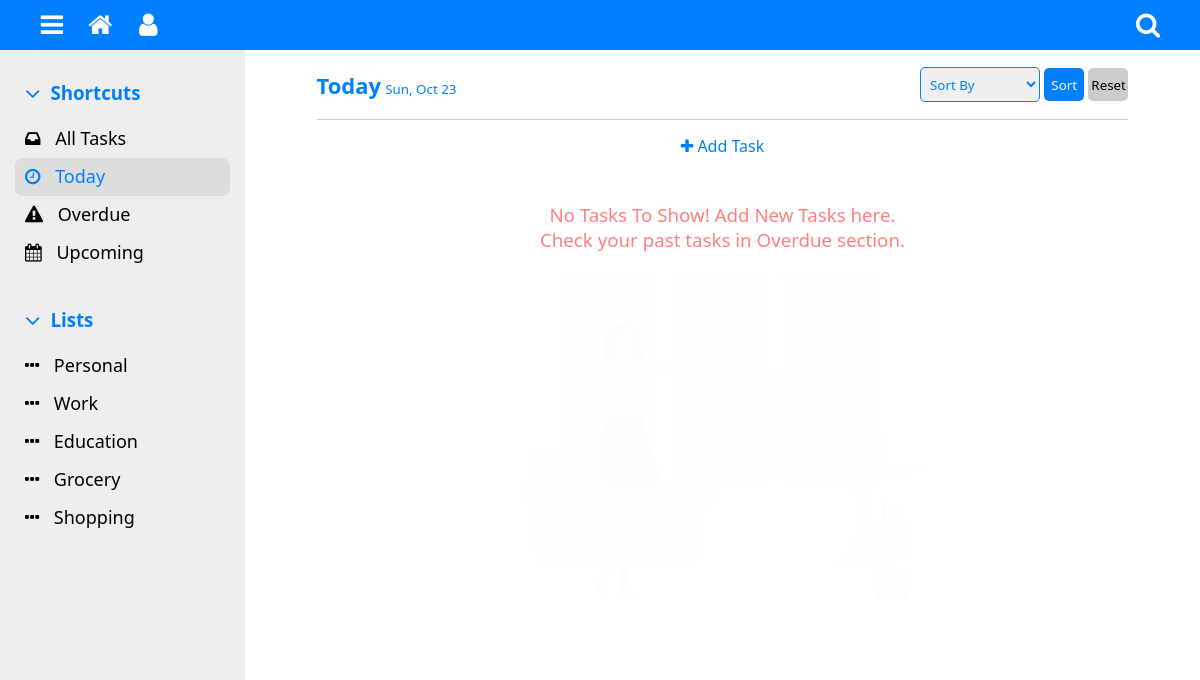
The app's page /main/main-page.php (signed in), older data.
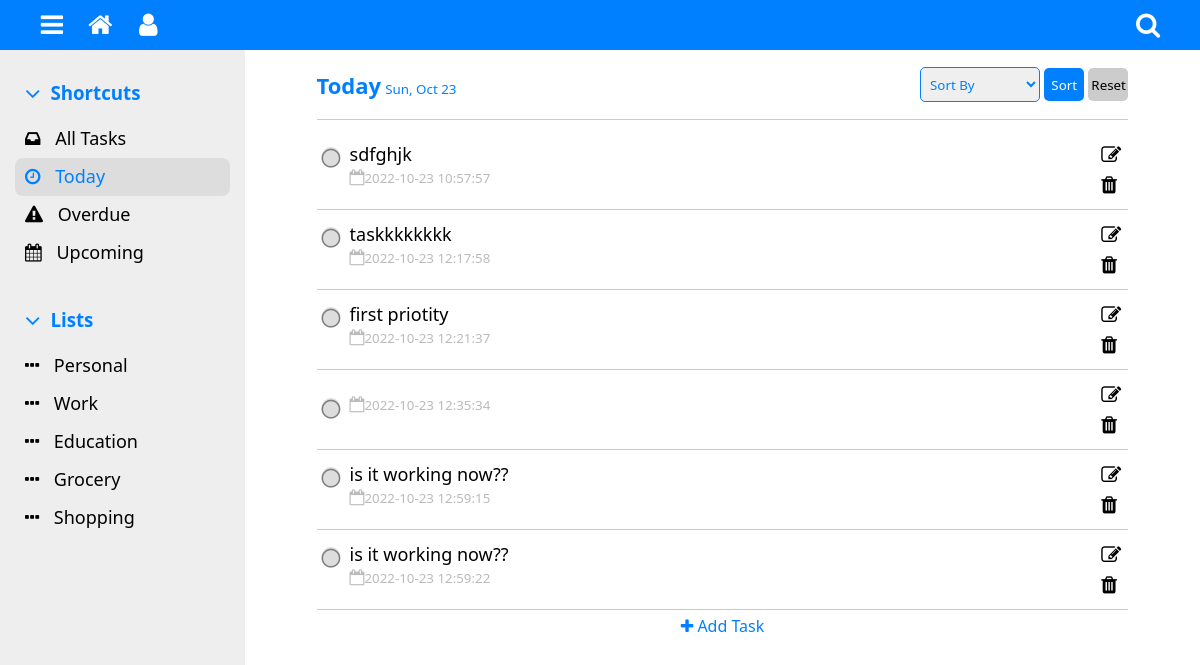
The same page, newer data.
### tables this page shows
CREATE TABLE `tasks` (
  `Sno` int(11) NOT NULL,
  `task-name` varchar(200) NOT NULL,
  `task-desc` text NOT NULL,
  `timestamp` timestamp NOT NULL DEFAULT current_timestamp(),
  `priority` int(10) DEFAULT 4,
  `user-id` int(11) NOT NULL
);

### main/today-tasks.php (the view, shortened to what this page needs)
<?php
    require_once '../config.php';
?>
<!DOCTYPE html>
<html lang="en">
    <head>
        <link rel="stylesheet" href="main-page.css">
        <link href="https://maxcdn.bootstrapcdn.com/font-awesome/4.2.0/css/font-awesome.min.css" rel="stylesheet">
</head>
<body>
    <section id="content-today" class="content">
        <div class="head">
            <div class="heading">
                <span>Today</span>
                <small></small>
            </div>
            <form method="post">
                <select name="sort-by" id="sort-box">
                    <option hidden selected value="">Sort By</option>
                </select>
                <span class="buttons">
                    <button class="two" name="sort-submit">Sort</button>
                    <button class="one" name="sort-reset">Reset</button>
                </span>
            </form>
        </div>
        <div class="tasks">
            <?php
                if(isset($_POST['sort-submit'])){
                    $sortBy = $_POST['sort-by'];
                    if($sortBy == "old-task-first"){
                        $sql1 = "SELECT * FROM `tasks` WHERE `user-id` = '{$_SESSION['id']}' AND DATE(`timestamp`) = DATE(now()) ORDER BY `timestamp` ASC";
                    }
                    if($sortBy == "new-task-first"){
                        $sql1 = "SELECT * FROM `tasks` WHERE `user-id` = '{$_SESSION['id']}' AND DATE(`timestamp`) = DATE(now()) ORDER BY `timestamp` DESC";
                    }
                    if($sortBy == "A-Z"){
                        $sql1 = "SELECT * FROM `tasks` WHERE `user-id` = '{$_SESSION['id']}' AND DATE(`timestamp`) = DATE(now()) ORDER BY `task-name` ASC";
                    }
                    if($sortBy == "Z-A"){
                        $sql1 = "SELECT * FROM `tasks` WHERE `user-id` = '{$_SESSION['id']}' AND DATE(`timestamp`) = DATE(now()) ORDER BY `task-name` DESC";
                    }
                    if($sortBy == ""){
                        $sql1 = "SELECT * FROM `tasks` WHERE `user-id` = '{$_SESSION['id']}' AND DATE(`timestamp`) = DATE(now())";
                    }
                }
                else{
                    $sql1 = "SELECT * FROM `tasks` WHERE `user-id` = '{$_SESSION['id']}' AND DATE(`timestamp`) = DATE(now())";
                }
                $result1 = mysqli_query($conn, $sql1) or die('query unsucessful');
                if(mysqli_num_rows($result1) > 0){
                    while($row = mysqli_fetch_assoc($result1)){
            ?>
            <div class="single-task">
                <div class="todo">
                    <div class="checkbox">
                        <i class="fa fa-solid fa-circle-thin"></i>
                    </div>
                    <div class="text">
                        <span class="task-name"><?php echo $row['task-name'];?></span>
                        <small style="color: #bbb;"><?php echo '<i style="font-size:16px;" class=" fa fa-solid fa-calendar-o"></i>'.$row['timestamp'];?></small>
                    </div>
                </div>
                <div class="icons">
                    <i attr-id="<?php echo $row['Sno'] ?>" class="fa fa-solid fa-edit"></i>
                    <i attr-id="<?php echo $row['Sno'] ?>" class="fa fa-solid fa-trash"></i>
                </div>
            </div>
            <?php
                } }
            ?>
            <div class="addtask">
                <form class="add-task" action="function.php" method="post">
                    <div class="add-task-head">
                        <i class="fa fa-light fa-plus"></i>
                        <span>Add Task</span>
                    </div>
                </form>
            </div>
            <?php
                if(mysqli_num_rows($result1) == 0){
                    echo '<h1 class="tittle">No Tasks To Show! Add New Tasks here.<br> Check your past tasks in Overdue section.</h1>
                    <div class="img-container">
                        <img src="../images/Add-tasks.GIF" alt="" class="add-task-image">
                    </div>';
                }
            ?>
        </div>
    </section>
</body>
</html>

Row changes from the older to the newer data that the page shows:
added tasks: value "sdfghjk", timestamp "2022-10-23 10:57:57"
added tasks: value "taskkkkkkkk", timestamp "2022-10-23 12:17:58"
added tasks: value "first priotity", timestamp "2022-10-23 12:21:37"
added tasks: timestamp "2022-10-23 12:35:34"
added tasks: value "is it working now??", timestamp "2022-10-23 12:59:15"
added tasks: value "is it working now??", timestamp "2022-10-23 12:59:22"
Text that changed along with them:
text no longer shown: "No Tasks To Show! Add New Tasks here. Check your past tasks in Overdue section."
